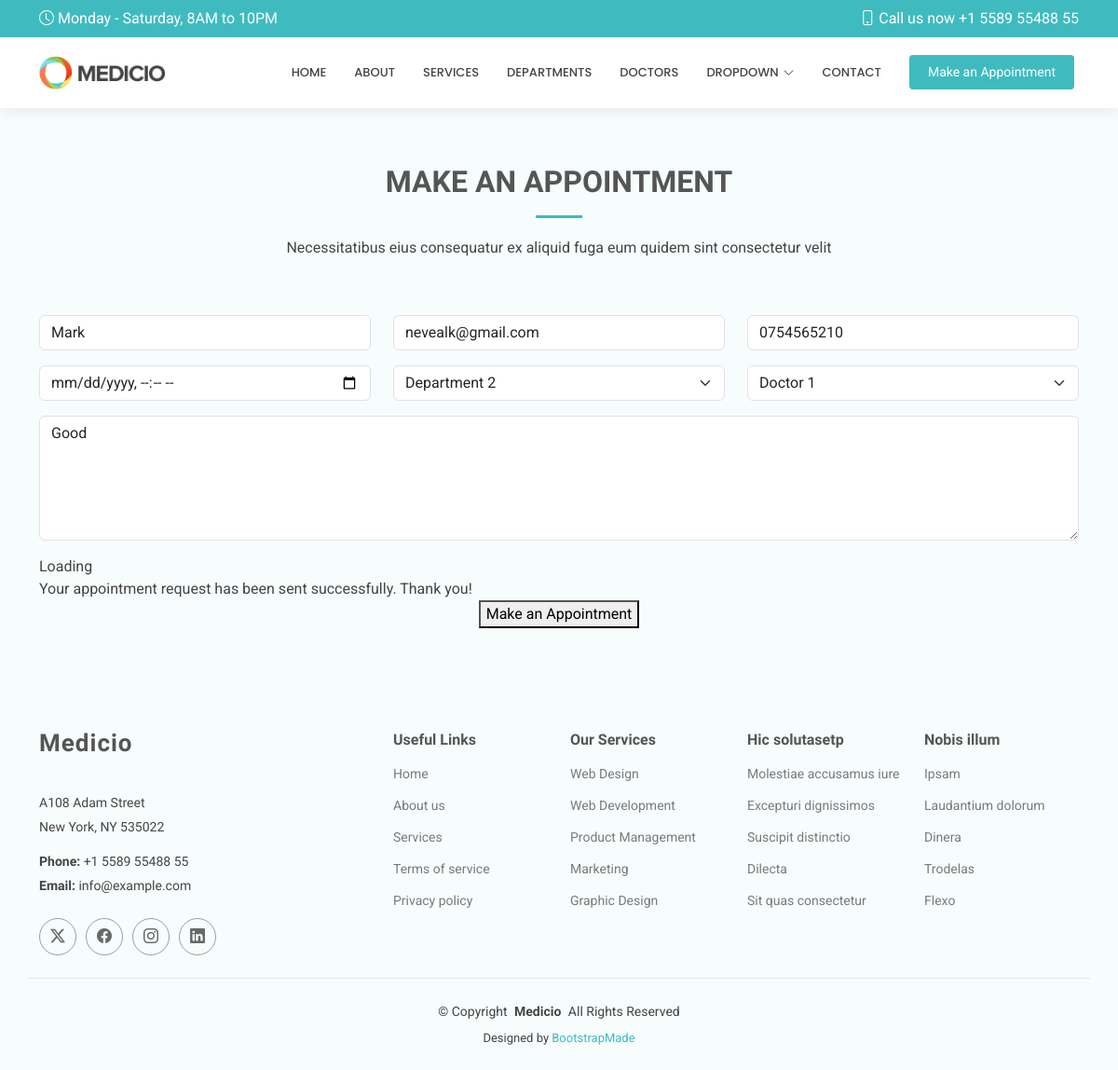
Screenshot of /edit/1 with the database file from the repository.
### hospitalapp/models.py (models this page shows, shortened)
class Appointment(models.Model):
    name = models.CharField(max_length=50)
    email = models.EmailField()
    phone = models.CharField(max_length=15)
    date = models.DateTimeField()
    department = models.CharField(max_length=50)
    doctor = models.CharField(max_length=50)
    message = models.TextField()

### hospitalapp/views.py (the view)
# urls.py: path('edit/<int:id>', views.edit, name='edit'),
def edit(request,id):
    appointment = get_object_or_404(Appointment, id=id)
    if request.method == "POST":
        appointment.name = request.POST['name']
        appointment.email = request.POST['email']
        appointment.phone = request.POST['phone']
        appointment.date = request.POST['date']
        appointment.department = request.POST['department']
        appointment.doctor = request.POST['doctor']
        appointment.message = request.POST['message']
        appointment.save()
        return redirect('/show')
    else:
        return render(request,'edit.html',{'appointment':appointment})

### Templates/edit.html (shortened to what this page needs)
{% extends 'starter-page.html' %}
{% load static %}
{% block content %}
    <section id="appointment" class="appointment section light-background">
      <div class="container section-title" data-aos="fade-up">
        <h2>MAKE AN APPOINTMENT</h2>
        <p>Necessitatibus eius consequatur ex aliquid fuga eum quidem sint consectetur velit</p>
      </div>
      <div class="container" data-aos="fade-up" data-aos-delay="100">
        <form method="post">
          <div class="row">
            <div class="col-md-4 form-group">
              <input type="text" value="{{ appointment.name }}" name="name" class="form-control" id="name" placeholder="Your Name" required="">
            </div>
            <div class="col-md-4 form-group mt-3 mt-md-0">
              <input type="email" class="form-control" value="{{ appointment.email }}" name="email" id="email" placeholder="Your Email" required="">
            </div>
            <div class="col-md-4 form-group mt-3 mt-md-0">
              <input type="tel" class="form-control" value="{{ appointment.phone }}" name="phone" id="phone" placeholder="Your Phone" required="">
            </div>
          </div>
          <div class="row">
            <div class="col-md-4 form-group mt-3">
              <input type="datetime-local" name="date" class="form-control datepicker" id="date" placeholder="Appointment Date" required="">
            </div>
            <div class="col-md-4 form-group mt-3">
              <select name="department" id="department" class="form-select" required="">
                <option value="Department 2" {% if appointment.department == "Department 2" %}
                	selected
                {% endif %}>Department 2</option>
              </select>
            </div>
            <div class="col-md-4 form-group mt-3">
              <select name="doctor" id="doctor" class="form-select" required="">
                <option value="Doctor 1" {% if appointment.doctor == "Doctor 1" %}
                	selected
                {% endif %}>Doctor 1</option>
              </select>
            </div>
          </div>
          <div class="form-group mt-3">
            <textarea class="form-control" name="message" rows="5" placeholder="Message (Optional)">{{ appointment.message }} </textarea>
          </div>
          <div class="mt-3">
            <div class="loading">Loading</div>
            <div class="sent-message">Your appointment request has been sent successfully. Thank you!</div>
            <div class="text-center"><button type="submit">Make an Appointment</button></div>
          </div>
        </form>
      </div>
    </section>
{% endblock %}

### static/assets/css/main.css (style rules this page uses)
:root { --default-font: "Roboto", system-ui, -apple-system, "Segoe UI", Roboto, "Helvetica Neue", Arial, "Noto Sans", "Liberation Sans", sans-serif, "Apple Color Emoji", "Segoe UI Emoji", "Segoe UI Symbol", "Noto Color Emoji"; --heading-font: "Raleway", sans-serif; --nav-font: "Poppins", sans-serif; }
:root { --background-color: #ffffff; --default-color: #444444; --heading-color: #555555; --accent-color: #3fbbc0; --surface-color: #ffffff; --contrast-color: #ffffff; }
:root { --nav-color: #444444; --nav-hover-color: #3fbbc0; --nav-mobile-background-color: #ffffff; --nav-dropdown-background-color: #ffffff; --nav-dropdown-color: #444444; --nav-dropdown-hover-color: #3fbbc0; }
.light-background { --background-color: #f7fcfc; --surface-color: #ffffff; }
:root { scroll-behavior: smooth; }
body { color: var(--default-color); background-color: var(--background-color); font-family: var(--default-font); }
h1, h2, h3, h4, h5, h6 { color: var(--heading-color); font-family: var(--heading-font); }
section, .section { color: var(--default-color); background-color: var(--background-color); padding: 60px 0; scroll-margin-top: 120px; overflow: clip; }
.section-title { text-align: center; padding-bottom: 60px; position: relative; }
.section-title h2 { font-size: 32px; font-weight: 700; margin-bottom: 20px; padding-bottom: 20px; position: relative; }
.section-title h2:after { content: ""; position: absolute; display: block; width: 50px; height: 3px; background: var(--accent-color); left: 0; right: 0; bottom: 0; margin: auto; }
.section-title p { margin-bottom: 0; }

### rows the page displays
Appointment: name "Mark", email "nevealk@gmail.com", phone "0754565210", department "Department 2", doctor "Doctor 1", message "Good"
